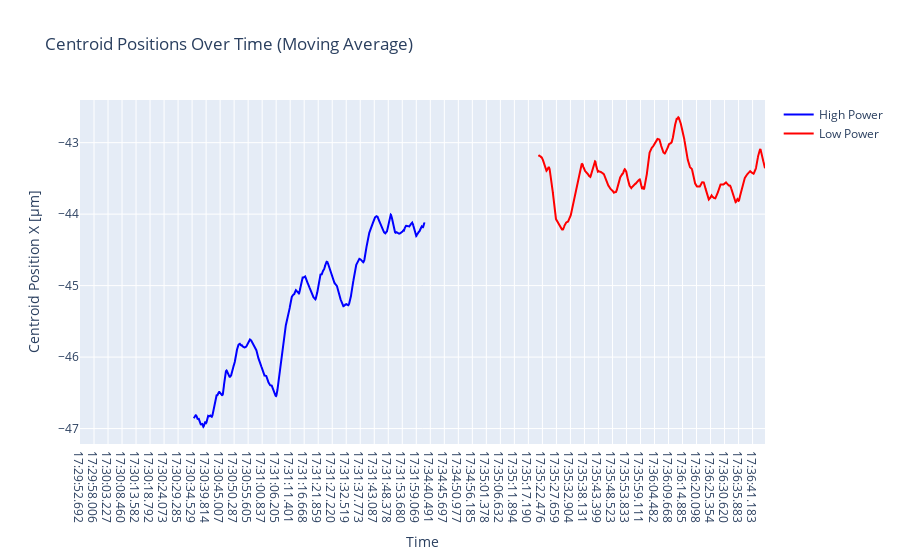

Source (notebook cell):
### Code cell
df1_ma = df1['Centroid Position X [µm]'].rolling(window=1000).mean()
df2_ma = df2['Centroid Position X [µm]'].rolling(window=1000).mean()
# two centroid x positions on same plot
fig = go.Figure()
fig.add_trace(go.Scatter(x=df1['Time'], y=df1_ma, mode='lines',
                        name='High Power', line=dict(color='blue')))
fig.add_trace(go.Scatter(x=df2['Time'], y=df2_ma, mode='lines', name='Low Power', line=dict(color='red')))
fig.update_layout(title='Centroid Positions Over Time (Moving Average)', xaxis_title='Time', yaxis_title='Centroid Position X [µm]')
fig.show()

### Figure 1 — Plotly figure (JSON) as saved in the notebook; plotly's stock layout.template omitted (floating-point values rounded to 4 significant figures; data arrays with more than 128 entries replaced by an {"elided": "..."} marker saying what was removed)
{"data": [{"line": {"color": "blue"}, "mode": "lines", "name": "High Power", "type": "scatter", "x": {"elided": "3024 str values"}, "y": {"elided": "3024 float values"}}, {"line": {"color": "red"}, "mode": "lines", "name": "Low Power", "type": "scatter", "x": {"elided": "2990 str values"}, "y": {"elided": "2990 float values"}}], "layout": {"title": {"text": "Centroid Positions Over Time (Moving Average)"}, "xaxis": {"title": {"text": "Time"}}, "yaxis": {"title": {"text": "Centroid Position X [µm]"}}}}
